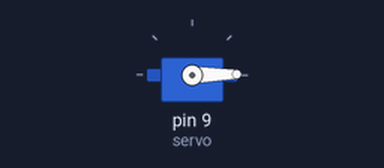
Recording of a sketch running on a simulated Arduino Uno, built with avr-gcc and run on an emulated ATmega328P. On the bench: servo.

Above: at 2.05 s.
At 2.75 s:
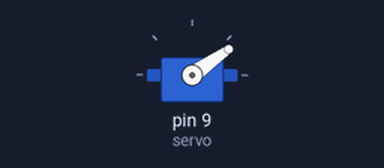
At 3.5 s:
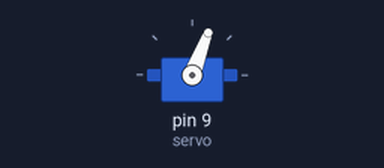
At 5.0 s:
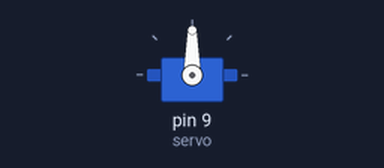
Timing chart, 0 to 9.8 s (numbered marks = the images above):
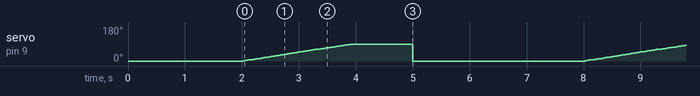

Measured:
- by itself, servo on pin 9 (servo): ramps from 0° to 90° and jumps back, once every 6.0 s

The sketch:

sketch_jul29_talvezmotor.ino
```cpp
#include <VarSpeedServo.h>

VarSpeedServo servo;

void setup() {
  servo.attach(9);
  servo.write(0); //posição inicial de config
  delay(2000);
}

void loop() {
  servo.slowmove(90,30); //angulo,velocidade
  delay(3000);
  servo.write(0); //volta pra posição inicial | no projeto, retoma para a posição inicial, a partir de um comando do cliente
  delay(3000);

}
```
